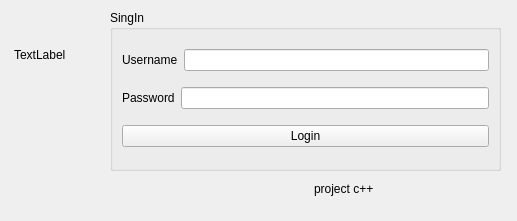
<?xml version="1.0" encoding="UTF-8"?>
<ui version="4.0">
 <class>Widget</class>
 <widget class="QWidget" name="Widget">
  <property name="geometry">
   <rect>
    <x>0</x>
    <y>0</y>
    <width>517</width>
    <height>221</height>
   </rect>
  </property>
  <property name="windowTitle">
   <string>BitKal</string>
  </property>
  <widget class="QGroupBox" name="groupBox">
   <property name="geometry">
    <rect>
     <x>110</x>
     <y>10</y>
     <width>391</width>
     <height>161</height>
    </rect>
   </property>
   <property name="title">
    <string>SingIn</string>
   </property>
   <layout class="QVBoxLayout" name="verticalLayout">
    <item>
     <layout class="QHBoxLayout" name="horizontalLayout_2">
      <item>
       <widget class="QLabel" name="Username">
        <property name="text">
         <string>Username</string>
        </property>
       </widget>
      </item>
      <item>
       <widget class="QLineEdit" name="lineEdit_Username"/>
      </item>
     </layout>
    </item>
    <item>
     <layout class="QHBoxLayout" name="horizontalLayout">
      <item>
       <widget class="QLabel" name="Password">
        <property name="text">
         <string>Password</string>
        </property>
       </widget>
      </item>
      <item>
       <widget class="QLineEdit" name="lineEdit_Password">
        <property name="echoMode">
         <enum>QLineEdit::Password</enum>
        </property>
       </widget>
      </item>
     </layout>
    </item>
    <item>
     <widget class="QPushButton" name="pushButton">
      <property name="text">
       <string>Login</string>
      </property>
     </widget>
    </item>
   </layout>
  </widget>
  <widget class="QWidget" name="layoutWidget">
   <property name="geometry">
    <rect>
     <x>110</x>
     <y>180</y>
     <width>401</width>
     <height>18</height>
    </rect>
   </property>
   <layout class="QHBoxLayout" name="horizontalLayout_3">
    <item>
     <widget class="QLabel" name="label">
      <property name="text">
       <string>  </string>
      </property>
     </widget>
    </item>
    <item>
     <widget class="QLabel" name="label_Login">
      <property name="text">
       <string>project c++</string>
      </property>
     </widget>
    </item>
   </layout>
  </widget>
  <widget class="QLabel" name="label_Picture2">
   <property name="geometry">
    <rect>
     <x>14</x>
     <y>15</y>
     <width>60</width>
     <height>80</height>
    </rect>
   </property>
   <property name="text">
    <string>TextLabel</string>
   </property>
  </widget>
 </widget>
 <resources/>
 <connections/>
</ui>
